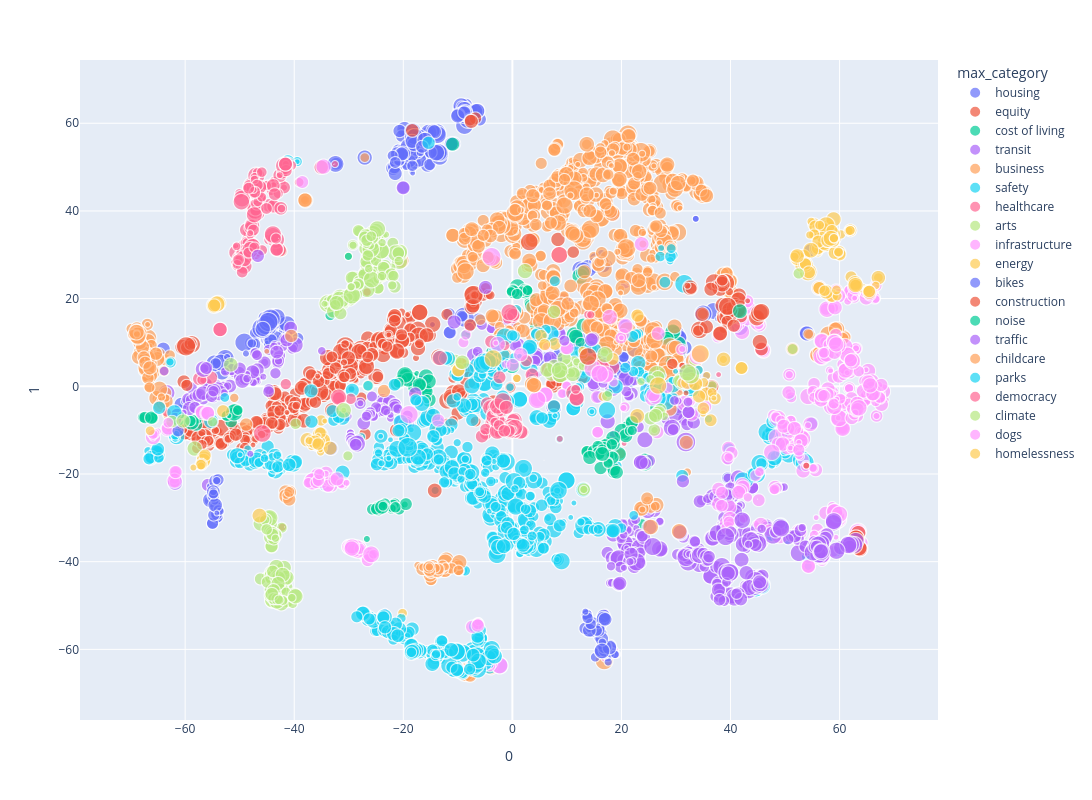

Notebook code for this chart:
### Code cell
fig = px.scatter(projections, x=0, y=1, hover_name='subject_term', color='max_category', hover_data=['max_category', 'max_value', 'frequency'],
                 size='log_frequency', width=1600, height=800)
fig.show()
